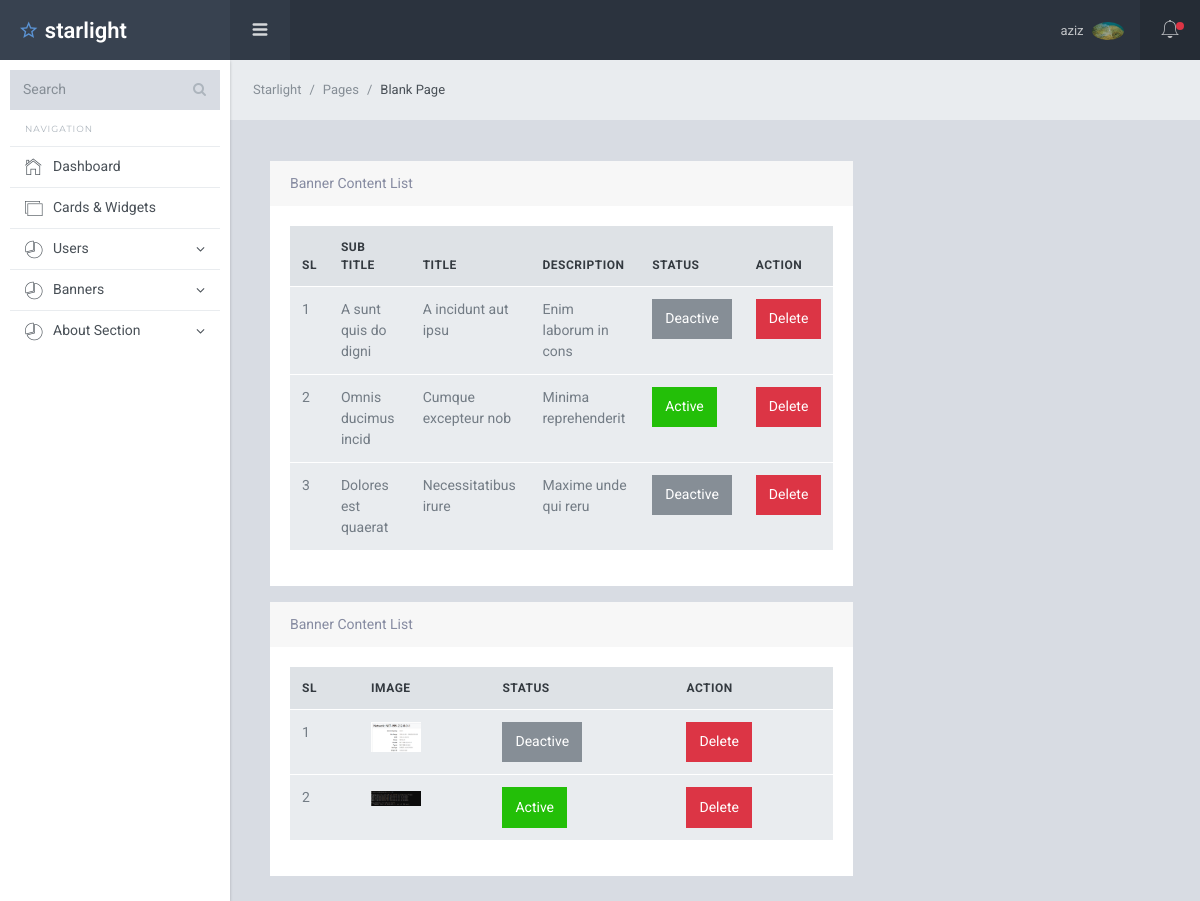
The app's page /banners/view_banner.php (signed in), older data.
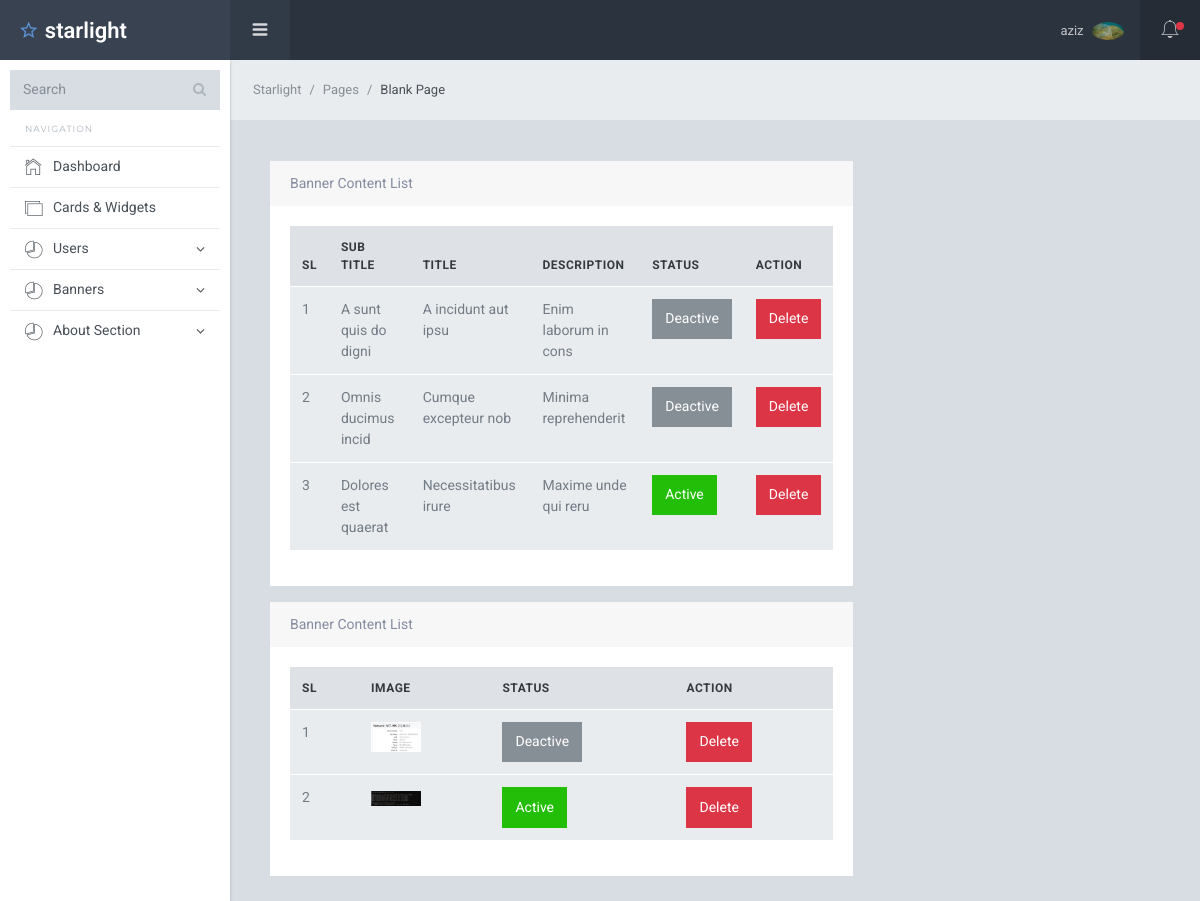
The same page, newer data.
### tables this page shows
CREATE TABLE `users` (
  `id` int(11) NOT NULL,
  `name` varchar(100) NOT NULL,
  `email` varchar(100) NOT NULL,
  `password` varchar(100) NOT NULL,
  `profile_picture` varchar(100) NOT NULL,
  `status` int(11) NOT NULL DEFAULT 0,
  `role` int(11) DEFAULT NULL
);

CREATE TABLE `banner_contents` (
  `id` int(11) NOT NULL,
  `sub_title` varchar(100) NOT NULL,
  `title` varchar(100) NOT NULL,
  `descrp` varchar(200) NOT NULL,
  `status` int(11) NOT NULL DEFAULT 0
);

CREATE TABLE `banner_image` (
  `id` int(100) NOT NULL,
  `banner_image` varchar(100) NOT NULL,
  `status` int(10) NOT NULL DEFAULT 0
);

### banners/view_banner.php (the view, shortened to what this page needs)
<?php
require '../db.php';
require '../dashboard_parts/header.php';
$select_banner_content = "SELECT * FROM banner_contents";
$select_banner_content_result = mysqli_query($db_connect, $select_banner_content);
$select_image_content = "SELECT * FROM banner_image";
$select_banner_image_result = mysqli_query($db_connect, $select_image_content);
?>
<div class="sl-mainpanel">
    <nav class="breadcrumb sl-breadcrumb">
        <a class="breadcrumb-item" href="index.html">Starlight</a>
        <a class="breadcrumb-item" href="index.html">Pages</a>
        <span class="breadcrumb-item active">Blank Page</span>
    </nav>
    <div class="sl-pagebody">
        <div class="container">
            <div class="row">
                <div class="col-lg-8 mt-3">
                    <div class="card">
                        <div class="card-header">Banner Content List</div>
                        <div class="card-body">
                            <table class="table table-border">
                                <thead>
                                    <tr>
                                        <th>SL</th>
                                        <th>Sub Title</th>
                                        <th>Title</th>
                                        <th>Description</th>
                                        <th>Status</th>
                                        <th>Action</th>
                                    </tr>
                                </thead>
                                <tbody>
                                    <?php foreach($select_banner_content_result as $key => $banner_content){ ?>
                                    <tr>
                                        <td><?= $key+1?></td>
                                        <td><?= $banner_content['sub_title']?></td>
                                        <td><?= $banner_content['title']?></td>
                                        <td><?= $banner_content['descrp']?></td>
                                        <td>
                                            <a href="banner_status.php?id=<?= $banner_content['id']?>"
                                                class="btn btn-<?= ($banner_content['status'] == 1) ? 'success':'secondary'?>"><?= ($banner_content['status'] == 1? 'Active' : 'Deactive') ?></a>
                                        </td>
                                        <td>
                                            <a href="delete_banner.php?id=<?=$banner_content['id']?>"
                                                class="btn btn-danger">Delete</a>
                                        </td>
                                    </tr>
                                    <?php } ?>
                                </tbody>
                            </table>
                        </div>
                    </div>
                </div>
            </div>
            <div class="row">
                <div class="col-lg-8 mt-3">
                    <div class="card">
                        <div class="card-header">Banner Content List</div>
                        <div class="card-body">
                            <table class="table table-border">
                                <thead>
                                    <tr>
                                        <th>SL</th>
                                        <th>Image</th>
                                        <th>Status</th>
                                        <th>Action</th>
                                    </tr>
                                </thead>
                                <tbody>
                                    <?php foreach($select_banner_image_result as $key => $banner_image){ ?>
                                    <tr>
                                        <td><?= $key+1?></td>
                                        <td>
                                            <img width="50"
                                                src="../uploads/banner_images/<?=$banner_image['banner_image']?>"
                                                alt="">
                                        </td>
                                        <td>
                                            <a href="banner_image_status.php?id=<?= $banner_image['id']?>"
                                                class="btn btn-<?= ($banner_image['status'] == 1) ? 'success':'secondary'?>"><?= ($banner_image['status'] == 1? 'Active' : 'Deactive') ?></a>
                                        </td>
                                        <td>
                                            <a href="delete_banner_image.php?id=<?=$banner_image['id']?>"
                                                class="btn btn-danger">Delete</a>
                                        </td>
                                    </tr>
                                    <?php } ?>
                                </tbody>
                            </table>
                        </div>
                    </div>
                </div>
            </div>
        </div>
    </div>
</div>
<?php
require '../dashboard_parts/footer.php'
?>

### dashboard_parts/header.php (shortened to what this page needs)
<?php
    require '../db.php';
    $id = $_SESSION['id'];
    $select_profile_info = "SELECT * FROM users WHERE id=$id";
    $select_profile_info_result = mysqli_query($db_connect, $select_profile_info);
    $after_assoc_select_profile_info = mysqli_fetch_assoc($select_profile_info_result);
?>
<!DOCTYPE html>
<html lang="en">
<head>
    <link href="/jett/dashboard_assets/lib/font-awesome/css/font-awesome.css" rel="stylesheet">
    <link href="/jett/dashboard_assets/lib/Ionicons/css/ionicons.css" rel="stylesheet">
    <link href="/jett/dashboard_assets/lib/perfect-scrollbar/css/perfect-scrollbar.css" rel="stylesheet">
    <link rel="stylesheet" href="/jett/dashboard_assets/css/starlight.css">
</head>
<body>
    <div class="sl-logo"><a href=""><i class="icon ion-android-star-outline"></i> starlight</a></div>
    <div class="sl-sideleft">
        <div class="input-group input-group-search">
            <input type="search" name="search" class="form-control" placeholder="Search">
            <span class="input-group-btn">
                <button class="btn"><i class="fa fa-search"></i></button>
            </span>
        </div>
        <label class="sidebar-label">Navigation</label>
        <div class="sl-sideleft-menu">
            <a href="/jett/dashboard/dashboard.php" class="sl-menu-link">
                <div class="sl-menu-item">
                    <i class="menu-item-icon icon ion-ios-home-outline tx-22"></i>
                    <span class="menu-item-label">Dashboard</span>
                </div>
            </a>
            <a href="widgets.html" class="sl-menu-link">
                <div class="sl-menu-item">
                    <i class="menu-item-icon icon ion-ios-photos-outline tx-20"></i>
                    <span class="menu-item-label">Cards &amp; Widgets</span>
                </div>
            </a>
            <?php if($after_assoc_select_profile_info['role'] != 4){ ?>
            <a href="#" class="sl-menu-link">
                <div class="sl-menu-item">
                    <i class="menu-item-icon ion-ios-pie-outline tx-20"></i>
                    <span class="menu-item-label">Users</span>
                    <i class="menu-item-arrow fa fa-angle-down"></i>
                </div>
            </a>
            <?php } ?>
            <a href="#" class="sl-menu-link">
                <div class="sl-menu-item">
                    <i class="menu-item-icon ion-ios-pie-outline tx-20"></i>
                    <span class="menu-item-label">Banners</span>
                    <i class="menu-item-arrow fa fa-angle-down"></i>
                </div>
            </a>
            <a href="#" class="sl-menu-link">
                <div class="sl-menu-item">
                    <i class="menu-item-icon ion-ios-pie-outline tx-20"></i>
                    <span class="menu-item-label">About Section</span>
                    <i class="menu-item-arrow fa fa-angle-down"></i>
                </div>
            </a>
        </div>
        <br>
    </div>
    <div class="sl-header">
        <div class="sl-header-left">
            <div class="navicon-left hidden-md-down"><a id="btnLeftMenu" href=""><i
                        class="icon ion-navicon-round"></i></a></div>
        </div>
        <div class="sl-header-right">
            <nav class="nav">
                <div class="dropdown">
                    <a href="" class="nav-link nav-link-profile" data-toggle="dropdown">
                        <span class="logged-name"><?= $after_assoc_select_profile_info['name']; ?></span>
                        <img src="/jett/uploads/users/<?= $after_assoc_select_profile_info['profile_picture'];?>"
                            class="wd-32 rounded-circle" alt="">
                    </a>
                </div>
            </nav>
            <div class="navicon-right">
                <a id="btnRightMenu" href="" class="pos-relative">
                    <i class="icon ion-ios-bell-outline"></i>
                    <span class="square-8 bg-danger"></span>
                </a>
            </div>
        </div>
    </div>

### dashboard_parts/footer.php (shortened to what this page needs)
</body>
</html>

Row changes from the older to the newer data that the page shows:
changed banner_contents "Omnis ducimus incid": status "Active" → "Deactive"
changed banner_contents "Dolores est quaerat": status "Deactive" → "Active"
